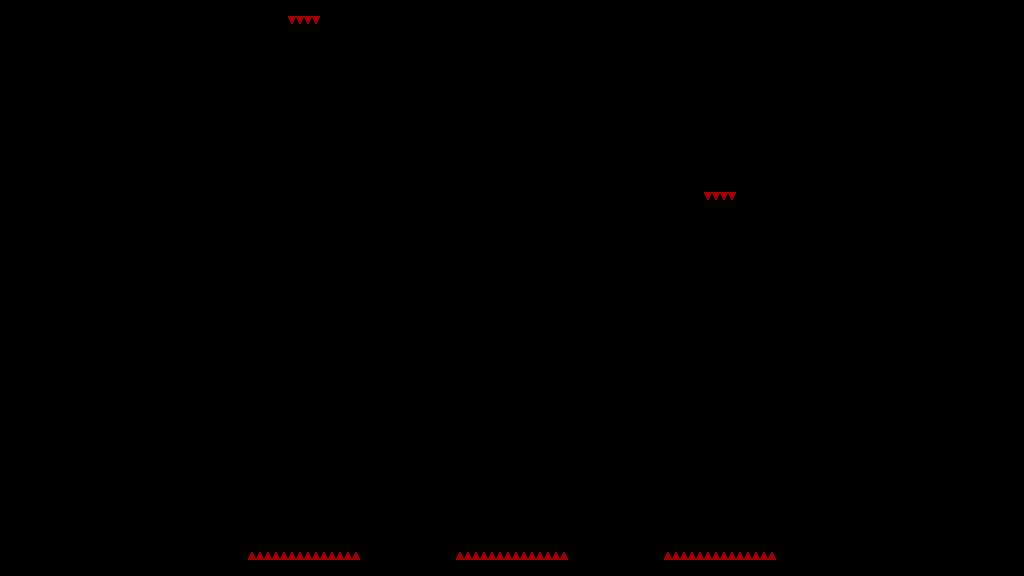

This is a level from a 2D game, rendered from its Tiled map with the project's own tilesets. A one-line summary and the map file follow, with tile-layer data summarised:
An orthogonal 128x72 tile map with 8x8 px tiles, 1 tile layer (T_spikes) and 20 objects.

<map version="1.4" tiledversion="1.4.3" orientation="orthogonal" renderorder="right-down" width="128" height="72" tilewidth="8" tileheight="8" infinite="0" nextlayerid="5" nextobjectid="82">
 <tileset firstgid="1" source="../../../Sprites/Tiles/DEV/flat/T_spr_nv_flat_0.tsx" />
 <objectgroup id="3" name="C_Solid">
  <object id="8" x="0" y="0" width="152" height="576" />
  <object id="10" x="152" y="0" width="136" height="208" />
  <object id="19" x="320" y="120" width="384" height="88" />
  <object id="35" x="248" y="560" width="112" height="16" />
  <object id="39" x="152" y="472" width="96" height="104" />
  <object id="40" x="360" y="472" width="96" height="104" />
  <object id="41" x="456" y="560" width="112" height="16" />
  <object id="42" x="568" y="472" width="96" height="104" />
  <object id="44" x="152" y="296" width="96" height="88" />
  <object id="46" x="664" y="560" width="112" height="16" />
  <object id="47" x="776" y="472" width="96" height="104" />
  <object id="48" x="872" y="0" width="152" height="576" />
  <object id="49" x="776" y="0" width="96" height="384" />
  <object id="53" x="320" y="0" width="456" height="32" />
  <object id="54" x="456" y="32" width="320" height="88" />
  <object id="69" x="736" y="120" width="40" height="264" />
  <object id="78" x="704" y="120" width="32" height="72" />
  <object id="79" x="288" y="0" width="32" height="16" />
  <object id="80" x="360" y="296" width="96" height="88" />
  <object id="81" x="568" y="296" width="136" height="88" />
 </objectgroup>
 <layer id="4" name="T_spikes" width="128" height="72">
  <data>[9216 cells, 50 non-empty, 1 distinct tile ids]</data>
 </layer>
</map>
